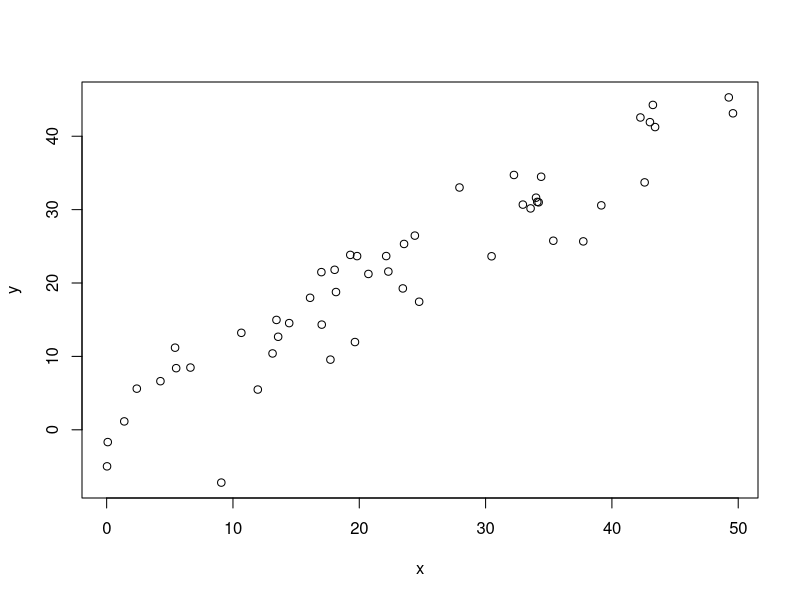
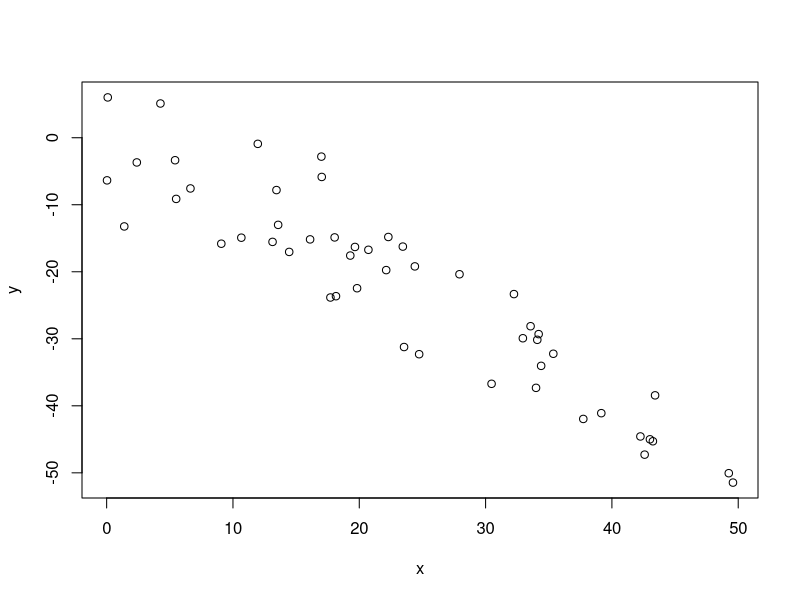
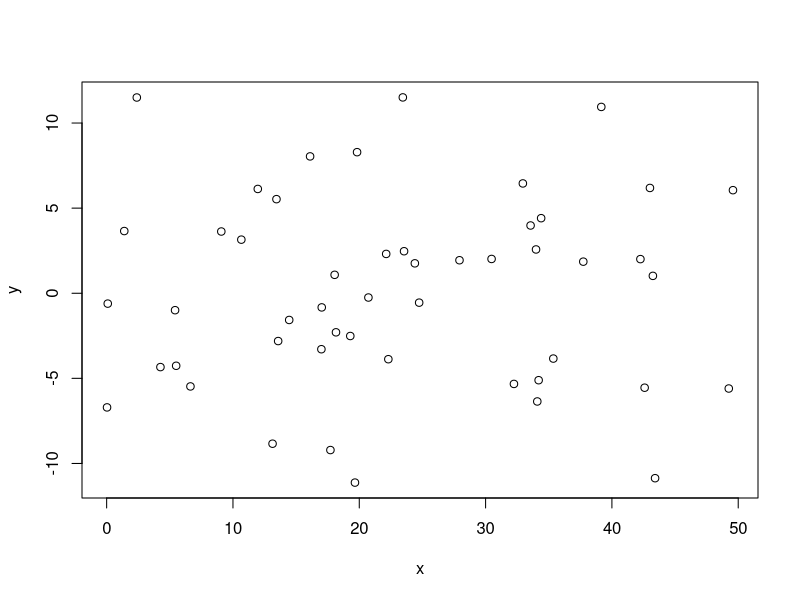
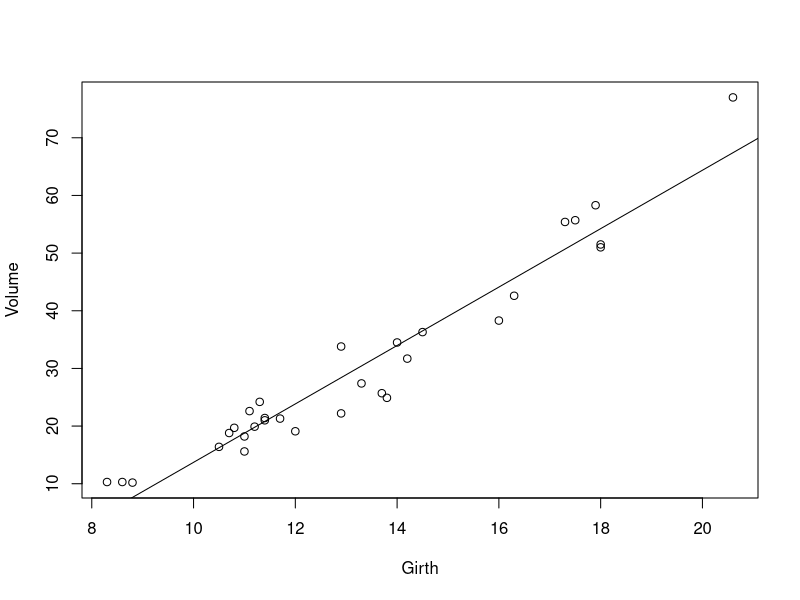
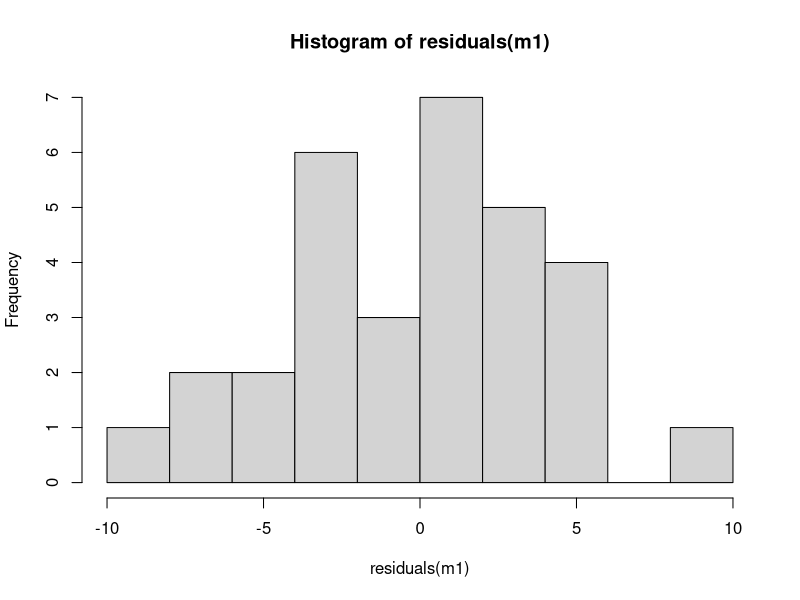
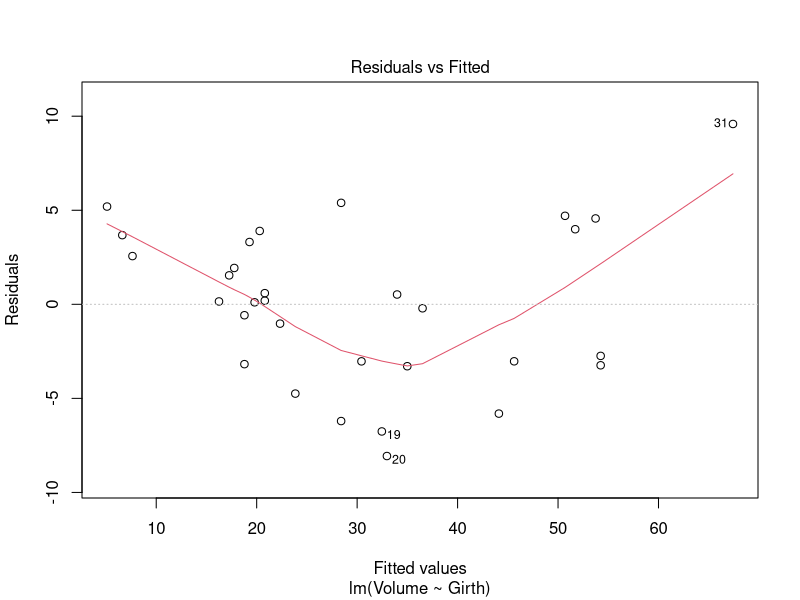
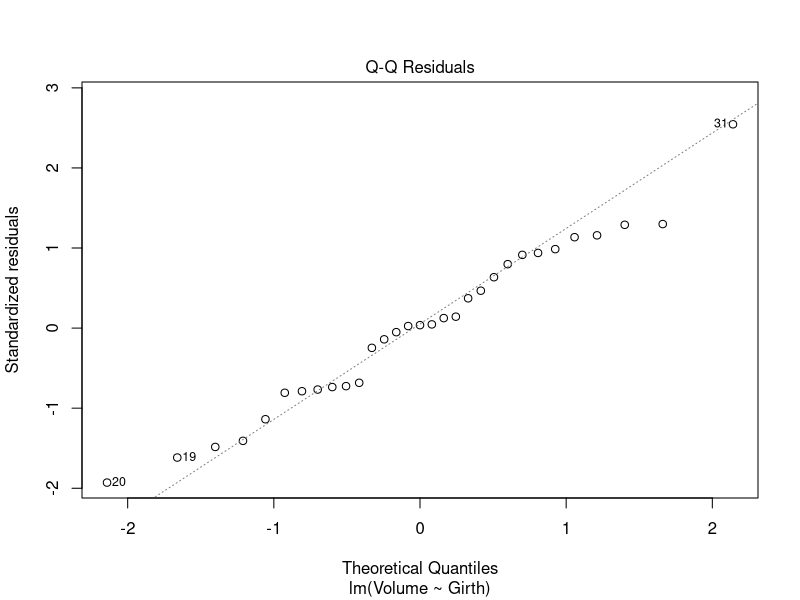
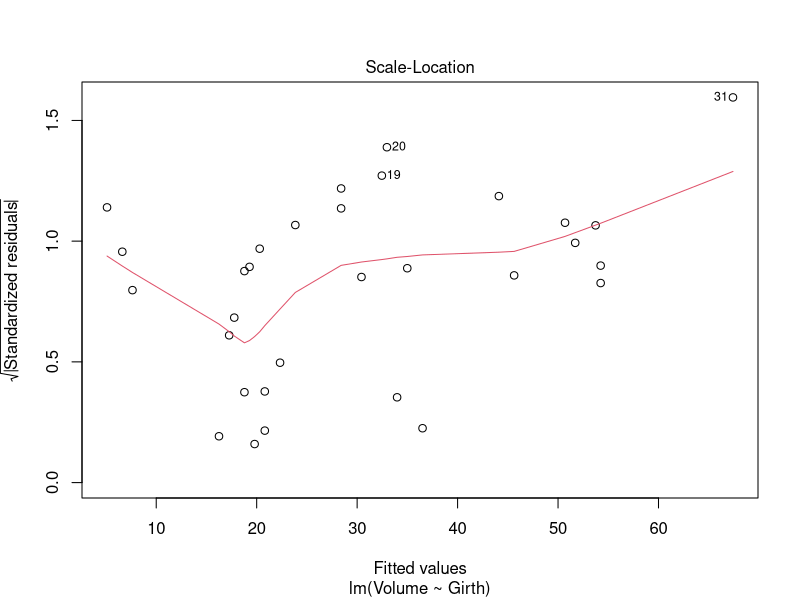

These charts were generated, in order, by the following R code:
## ---- chunk 1
# change working directory: should be the directory containg the Markdown files:
#setwd("/Volumes/Files/courses/cruk/LinearModelAndExtensions/git_linear-models-r/")

## ---- chunk 2
x = runif(50,0,50)
## ---- chunk 3
y = x + rnorm(50,0,5)
## ---- chunk 4
plot(y~x)
## ---- chunk 5
pearson_cor_coef = cor(x,y)
list("cor"=pearson_cor_coef,"R^2"=pearson_cor_coef^2)
## ---- chunk 6
y = -x + rnorm(50,0,5)
plot(y~x)
pearson_cor_coef = cor(x,y)
list("cor"=pearson_cor_coef,"R^2"=pearson_cor_coef^2)
## ---- chunk 7
y = rnorm(50,0,5)
plot(y~x)
pearson_cor_coef = cor(x,y)
list("cor"=pearson_cor_coef,"R^2"=pearson_cor_coef^2)
## ---- chunk 8
cor.test(x,y)
## ---- chunk 9
plot(Volume~Girth,data=trees)
m1 = lm(Volume~Girth,data=trees)
abline(m1)
cor.test(trees$Volume,trees$Girth)
## ---- chunk 10
summary(m1)
## ---- chunk 11
hist(residuals(m1),breaks=10,col="light grey")
## ---- chunk 12
plot(m1)
## ---- chunk 13
z = seq(0,1.5*pi,0.2)
plot(sin(z)~z)
m2 = lm(sin(z)~z)
abline(m2)
## ---- chunk 14
summary(m2)
## ---- chunk 15
plot(m2)
## ---- chunk 16
plot(dist~speed,data=cars)
m3 = lm(dist~speed,data=cars)
abline(m3)
summary(m3)
## ---- chunk 17
plot(m3)
## ---- chunk 18
plot(sqrt(dist)~speed,data=cars)
m4 = lm(sqrt(dist)~speed,data=cars)
abline(m4)
plot(m4)
summary(m4)
## ---- chunk 19
plot(log(dist)~log(speed),data=cars)
m5 = lm(log(dist)~log(speed),data=cars)
abline(m5)
plot(m5)
summary(m5)
## ---- chunk 20
m6 = lm(log(dist)~0+log(speed),data=cars)
plot(m6)
summary(m6)
## ---- chunk 21
plot(dist~speed,data=cars)
x = order(cars$speed)
lines(exp(fitted(m6))[x]~cars$speed[x])
## ---- chunk 22
# import
diet = read.csv("data/diet.csv",row.names=1)
diet$weight.loss = diet$initial.weight - diet$final.weight 
diet$diet.type   = factor(diet$diet.type,levels=c("A","B","C"))
diet$gender      = factor(diet$gender,levels=c("Female","Male"))
# comparison
t.test(weight.loss~diet.type,data=diet[diet$diet.type!="B",],var.equal = TRUE)
summary(aov(weight.loss~diet.type,data=diet[diet$diet.type!="B",]))
## ---- chunk 23
summary(lm(weight.loss~diet.type,data=diet[diet$diet.type!="B",]))
## ---- chunk 24
m7 = lm(eruptions~waiting,data=faithful)
summary(m7)
## ---- chunk 25
# intercept = -1.874016
# coef of waiting = 0.075628
## ---- chunk 26
# R^2 = 0.8115
## ---- chunk 27
# Yes, the model does have significant utility
## ---- chunk 28
# Both of the parameters are significantly different from zero
## ---- chunk 29
# In the absence of other information, this summary would indicate a linear relationship between the two variables. However, we cannot conclude that without first checking that the modelling assumptions have been satistified...
## ---- chunk 30
plot(eruptions~waiting,data=faithful)
# The observations appear to cluster in two groups.
## ---- chunk 31
plot(eruptions~waiting,data=faithful)
abline(m7)
# At a glance, the model seems to describe the overall dependence of eruptions on waiting time reasonably well. However, this is misleading...
## ---- chunk 32
plot(m7)
# There is strong systematic behaviour in the plot of residuals versus fitted values. This indicates that the relationship/dependence is different or more complicated than can be described with the simple linear model.
# Specifically, it should be identified what causes observations to fall into one or other of the two groups. Differences between the two groups should be accounted for when modelling the relationship. It seems that the direct dependence of `eruptions` on `waiting` is not as strong as is indicated by the simple linear model.
## ---- chunk 33
cor(anscombe$x1,anscombe$y1)
cor.test(anscombe$x1,anscombe$y1)
cor(anscombe$x2,anscombe$y2)
cor.test(anscombe$x2,anscombe$y2)
cor(anscombe$x3,anscombe$y3)
cor.test(anscombe$x3,anscombe$y3)
cor(anscombe$x4,anscombe$y4)
cor.test(anscombe$x4,anscombe$y4)
# All four datasets seem to exhibit positive linear relationships, with the same correlation and the same p-value.
## ---- chunk 34
summary(lm(anscombe$y1~anscombe$x1))
summary(lm(anscombe$y2~anscombe$x2))
summary(lm(anscombe$y3~anscombe$x3))
summary(lm(anscombe$y4~anscombe$x4))
# The summaries are essentially identical for all four linear models.
## ---- chunk 35
plot(anscombe$y1~anscombe$x1)
plot(anscombe$y2~anscombe$x2)
plot(anscombe$y3~anscombe$x3)
plot(anscombe$y4~anscombe$x4)
# The four datasets are very different, with very different relationships between the x and y variables.
# This demonstrates how very different datasets can appear to be very similar when looking solely at summary statistics.
# We conclude that it is always important to peform exploratory data analysis, and look at the data before modelling.
## ---- chunk 36
plot(time~conc,data=Indometh)
# There is a non-linear negative relationship between time and conc
## ---- chunk 37
plot(log(time)~log(conc),data=Indometh)
## ---- chunk 38
m8 = lm(log(time)~log(conc),data=Indometh)
plot(m8)
# The diagnostic plots indicate that the residuals aren't perfectly Normally distributed, but the modelling assumptions aren't violated so much as to inhibit construction of a model.
summary(m8)
# Intercept = -0.4203
# Coefficient of log(conc) = -0.9066
# Both terms are significantly different from zero.
## ---- chunk 39
plot(log(time)~log(conc),data=Indometh)
abline(m8)
## ---- chunk 40
plot(time~conc,data=Indometh)
idx <- order(Indometh$conc)
lines(exp(fitted(m8))[idx]~Indometh$conc[idx])
